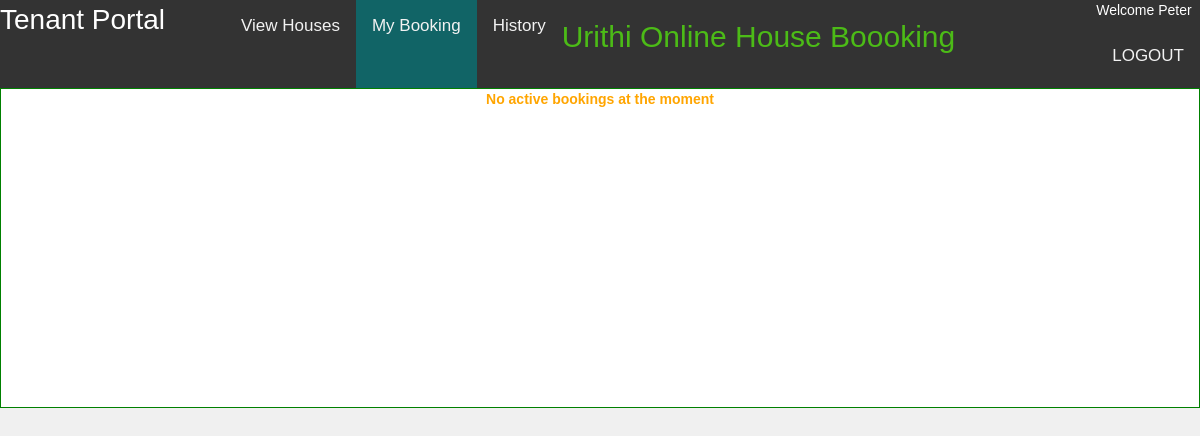
The page /tenantbookings.php (signed in) on the database as committed earlier.
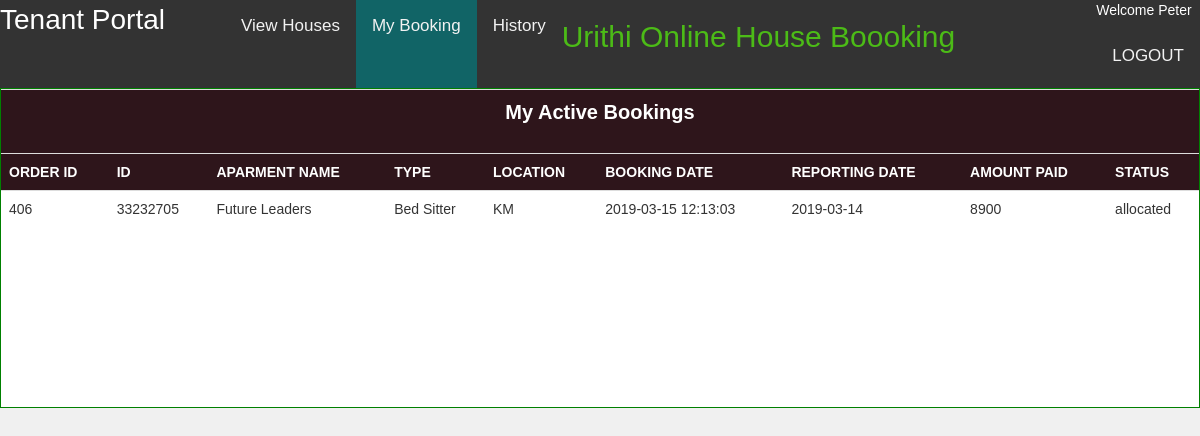
The same page on the database as committed later.
### tables this page shows
CREATE TABLE `orders` (
  `orderid` int(30) NOT NULL,
  `customerid` varchar(30) DEFAULT NULL,
  `apartmentid` varchar(30) DEFAULT NULL,
  `roomtype` varchar(30) DEFAULT NULL,
  `bookingdate` datetime DEFAULT NULL,
  `datein` date DEFAULT NULL,
  `paymentmode` varchar(30) DEFAULT NULL,
  `status` varchar(30) DEFAULT NULL,
  `checkoutdate` date DEFAULT NULL,
  `checkindate` date DEFAULT NULL,
  `commitment` varchar(30) DEFAULT 'NULL',
  `transactioncode` varchar(30) DEFAULT NULL,
  `allocationdate` datetime DEFAULT NULL
);

CREATE TABLE `apartment` (
  `apartmentid` int(30) NOT NULL,
  `apartmentname` varchar(30) DEFAULT NULL,
  `location` varchar(50) DEFAULT NULL,
  `houses` int(30) DEFAULT NULL,
  `price` varchar(30) DEFAULT NULL,
  `type` varchar(30) DEFAULT NULL,
  `photo1` blob,
  `photo2` blob,
  `photo3` blob,
  `occupied` int(10) DEFAULT '0',
  `landlord` varchar(30) DEFAULT NULL,
  `apstatus` varchar(30) DEFAULT 'active'
);

### tenantbookings.php (the view, shortened to what this page needs)
<!DOCTYPE html>
<html>
<head>
  <link rel="stylesheet" href="https://use.fontawesome.com/releases/v5.7.0/css/all.css">
		  <link rel="stylesheet" href="https://maxcdn.bootstrapcdn.com/bootstrap/3.4.0/css/bootstrap.min.css">
		   <?php
			   include('tenantsession.php');
			   $custid=$_SESSION['user'];
			   $queryname="select * from tenant where id='$custid'";
			   $resname=mysqli_query($conn,$queryname);
			   $rowname=mysqli_fetch_array($resname);
			   $name=$rowname['firstname'];
		   ?>
</head>
<body>
<div class="topnav" id="myTopnav">
  <div id="tenantportal" style="float: left; color:white;">Tenant Portal</div>
  <a href="viewhouses.php">View Houses</a>
  <div id="active"><a href="#">My Booking</a></div>
  <a href="tenanthistory.php">History</a>
  <h2 style="float:left; color:#4CBB17;">Urithi Online House Boooking</h2>
  <div id="session"><p>Welcome <?php echo$name ?></p><a href="logout.php">LOGOUT</a></div>
</div>
<div class="content">
  <?php
	$query="select * from orders o join tenant t on(o.customerid=t.id) join apartment ap on(ap.apartmentid=o.apartmentid) where o.customerid='$custid' and o.status in('allocated','waiting','checkedin') order by o.orderid desc";
	$res=mysqli_query($conn,$query);
    $rowcheck=mysqli_num_rows($res);
    if($rowcheck>0){
    	 echo'<table class="table border"><tr><th colspan="9" id="header">My Active Bookings</th></tr>
    	             <tr id="th"><th>ORDER ID</th><th>ID</th><th>APARMENT NAME</th><th>TYPE</th><th>LOCATION</th><th>BOOKING DATE</th><th>REPORTING DATE</th><th>AMOUNT PAID</th><th>STATUS</th></tr>
    	 ';
    	while($row=mysqli_fetch_array($res)){
    		echo'<tr>
    		         <td>'.$row['orderid'].'</td>
    		         <td>'.$row['customerid'].'</td>
    		         <td>'.$row['apartmentname'].'</td>
    		         <td>'.$row['roomtype'].'</td>
    		         <td>'.$row['location'].'</td>
    		         <td>'.$row['bookingdate'].'</td>
    		         <td>'.$row['datein'].'</td>
    		         <td>'.$row['commitment'].'</td>
    		         <td>'.$row['status'].'</td>
    		    </tr>';
	}
	echo'</table>';
	 }
	else{
		echo'<div id="info">No active bookings at the moment</div>';
	}
  ?>
</div>
</body>
</html>

Rows that differ between the two databases and show on the page:
added orders: orderid "406", customerid "33232705", apartmentid.apartmentname "Future Leaders", roomtype "Bed Sitter", apartmentid.location "KM", bookingdate "2019-03-15 12:13:03", datein "2019-03-14", commitment "8900", status "allocated"
Other text that changed with them:
text no longer shown: "No active bookings at the moment"
text now shown: "My Active Bookings ORDER ID ID APARMENT NAME TYPE LOCATION BOOKING DATE REPORTING DATE AMOUNT PAID STATUS"
